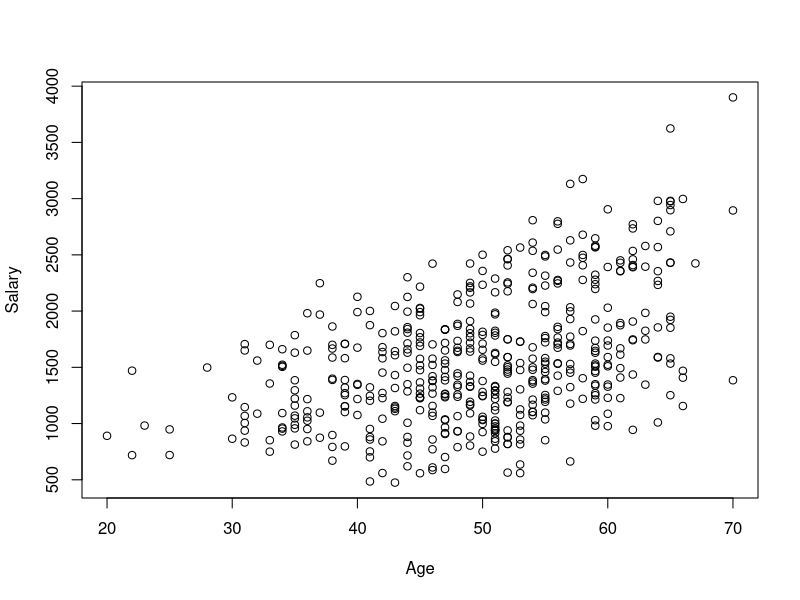
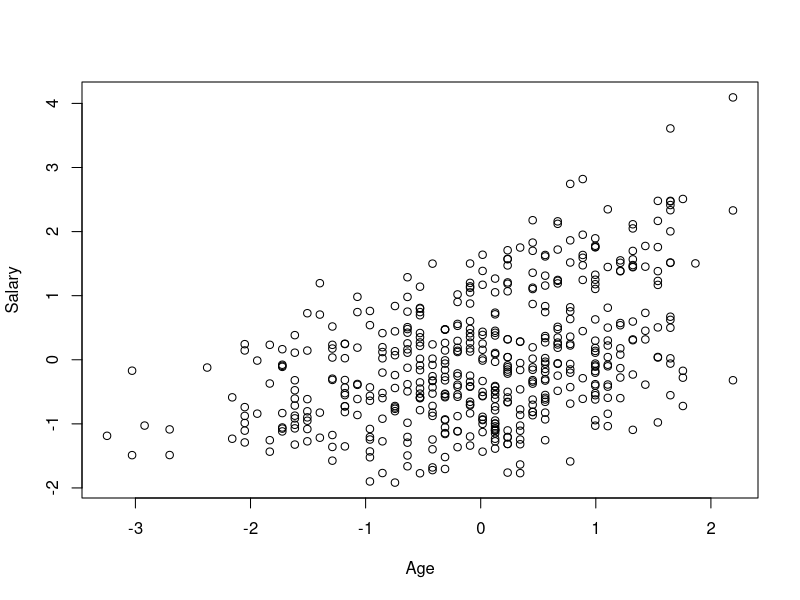
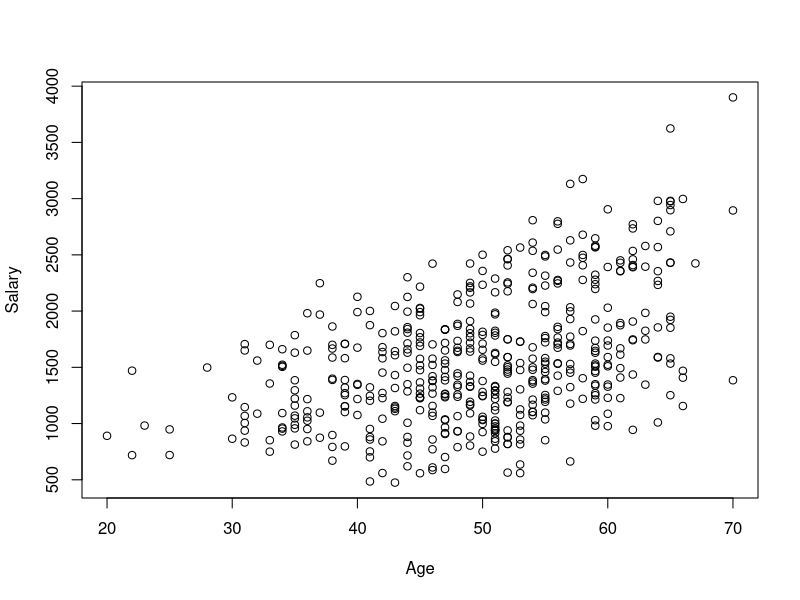
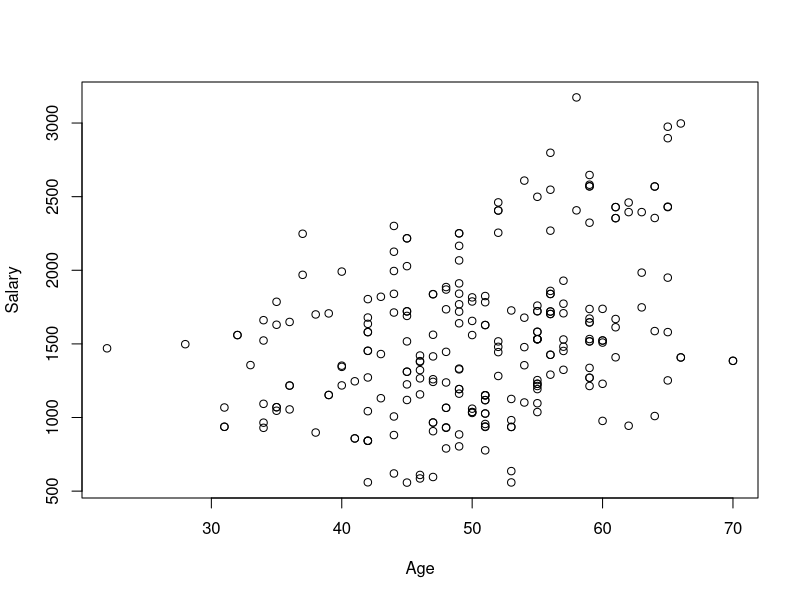
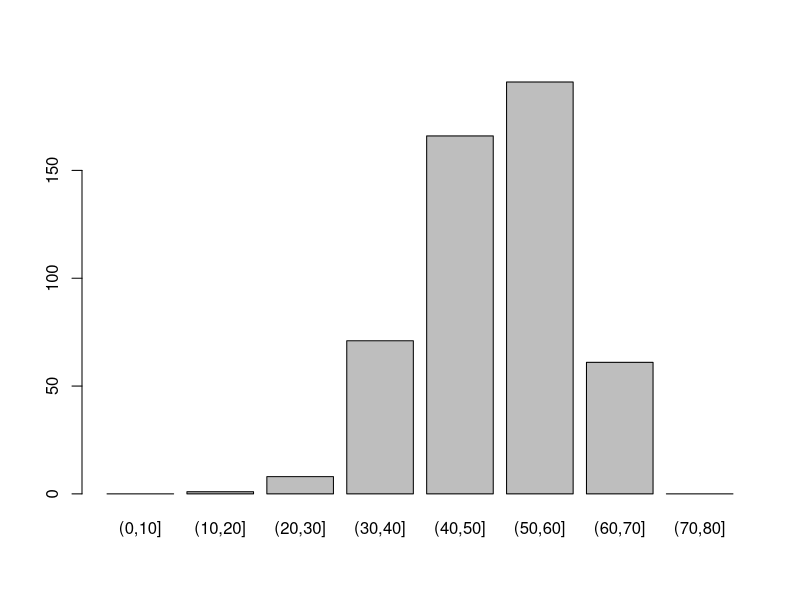
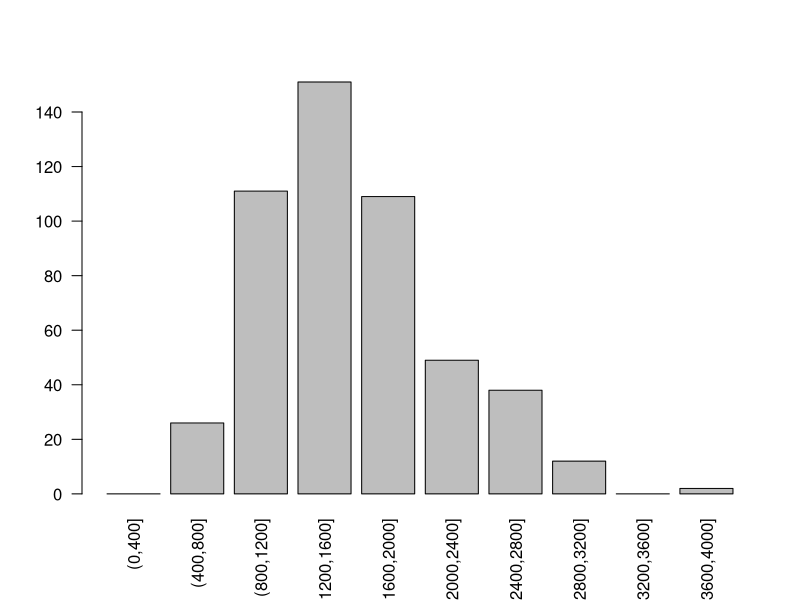
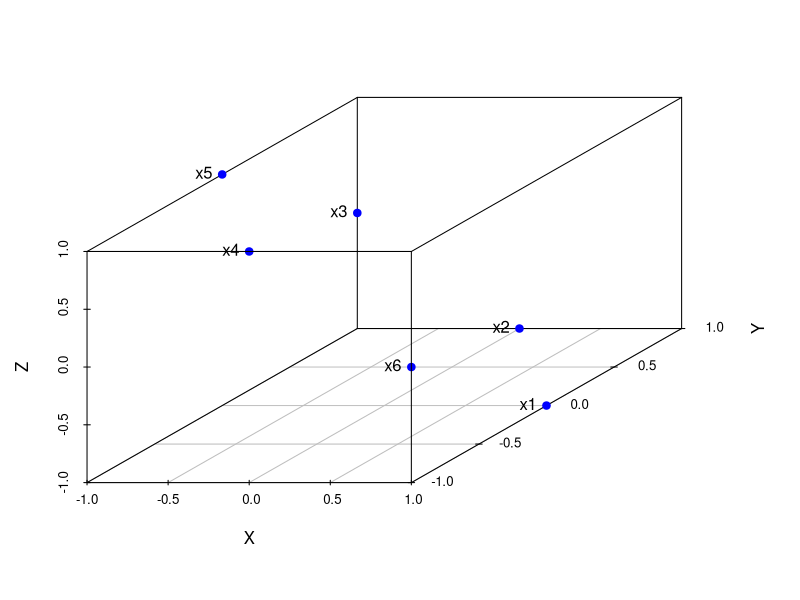
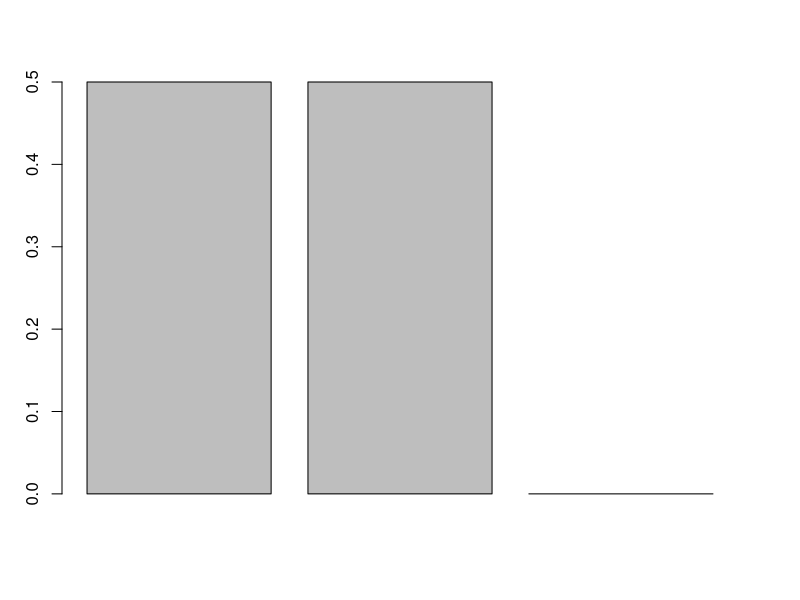

These charts were generated, in order, by the following R code: (Note: this script raises an error after producing the figures.)
rm(list=ls())

#Section 2 Preprocessing data
engdata = read.csv("engdata.txt")
pdata = engdata[, 1:2]

pdata = unique(pdata)

transformed <- scale(pdata, center=TRUE, scale=TRUE)
plot(pdata)
plot(transformed)

sampdata = pdata[sample(nrow(pdata), 250, replace=TRUE), ]
plot(pdata)
plot(sampdata)

discAge = cut(pdata$Age, seq(0,80,10))
discSalary = cut(pdata$Salary, seq(0,4000,400), dig.lab = 4)
plot(discAge)
plot(discSalary, las=2)

#Section 3 PCA feature extraction
library(scatterplot3d)
pdata = data.frame(X = c(1,0,-1,0,-1,1), Y = c(0,1,1,-1,0,-1), Z = c(-1,-1,0,1,1,0))
row.names(pdata) <- c("x1", "x2", "x3", "x4", "x5", "x6")
s3d = scatterplot3d(pdata, color="blue", pch=19, scale.y=1.5)
coords <- s3d$xyz.convert(pdata)
text(coords$x,coords$y, labels=row.names(pdata), pos=2)

  #Manually
covmat = cov(pdata)
eigenvalues = eigen(covmat)$values
eigenvectors = eigen(covmat)$vectors
pdata_pc = as.matrix(pdata) %*% eigenvectors[, 1:2]
info_loss = eigenvalues[3] / sum(eigenvalues)

  #With prcomp
pca_model = prcomp(pdata)
eigenvalues = pca_model$sdev^2
eigenvectors = pca_model$rotation
barplot(pca_model$sdev^2 / sum(pca_model$sdev^2))
info_loss = eigenvalues[3] / sum(eigenvalues)

pc <- predict(pca_model, pdata)
plot(pc, col="blue", pch=19)
text(pc, labels=row.names(pdata), pos=2)

#Section 4 Choosing and extracting features
Location = engdata[,5]
engdata = engdata[,1:4]

plot(engdata, col = Location, pch = c("o", "+")[Location])
cor(engdata)

pca_model <- prcomp(engdata, center=TRUE, scale=TRUE)
eigenvalues = pca_model$sdev^2
eigenvectors = pca_model$rotation
barplot(eigenvalues / sum(eigenvalues))

engdata_pc <- as.data.frame(predict(pca_model,engdata)[,1:2])
plot(engdata_pc, col = Location, pch = c("o","+")[Location])

engdata_pc[,3:4] <- 0
engdata_rec = data.frame(t(t(as.matrix(engdata_pc) %*% t(pca_model$rotation)) * pca_model$scale + pca_model$center))
plot(engdata_rec, col=Location, pch = c("o","+")[Location])

info_loss = (eigenvalues[3] + eigenvalues[4]) / sum(eigenvalues)

#Section 5 Non linear feature extraction
library(vegan)
srdata = read.csv("srdata.txt")
scatterplot3d(srdata, angle = 88, scale.y=5)

srdata_dist <- dist(srdata)
isom <- isomap(srdata_dist, ndim=2, k=4)
srdata_2d <- isom$points

colors = srdata_2d[,1] - min(srdata_2d[,1]) + 1
scatterplot3d(srdata, angle=88, scale.y = 5, color=colors)

x11(); plot(srdata_2d, col= colors)
